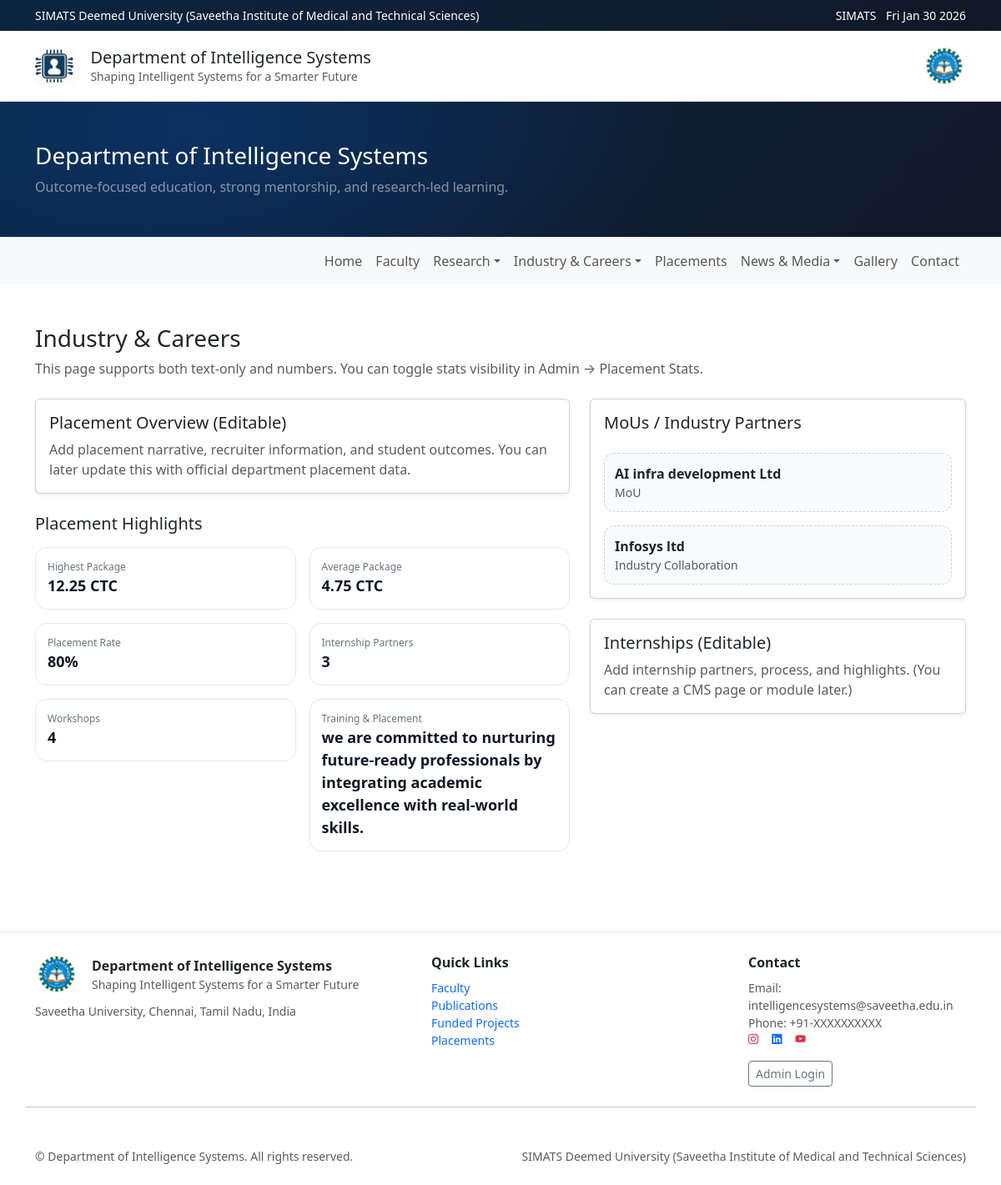
The app's page /placements with its own data.
### app/models.py (models this page shows)
class TimestampMixin:
    created_at = db.Column(db.DateTime, default=datetime.utcnow, nullable=False)
    updated_at = db.Column(db.DateTime, default=datetime.utcnow, onupdate=datetime.utcnow, nullable=False)

class SiteSettings(db.Model, TimestampMixin):
    id = db.Column(db.Integer, primary_key=True)
    dept_name = db.Column(db.String(255), default="Department of Intelligence Systems", nullable=False)
    university_name = db.Column(db.String(255), default="SIMATS Deemed University (Saveetha Institute of Medical and Technical Sciences)", nullable=False)
    tagline = db.Column(db.String(255), default="Shaping Intelligent Systems for a Smarter Future", nullable=False)
    hero_title = db.Column(db.String(255), default="Department of Intelligence Systems", nullable=False)
    hero_subtitle = db.Column(db.String(500), default="Outcome-focused education, strong mentorship, and research-led learning.", nullable=False)
    enquiry_email = db.Column(db.String(255), default="intelligencesystems@saveetha.edu.in", nullable=False)
    phone = db.Column(db.String(50), default="+91-XXXXXXXXXX", nullable=False)
    address = db.Column(db.Text, default="Saveetha University, Chennai, Tamil Nadu, India", nullable=False)
    google_map_embed = db.Column(db.Text, default="", nullable=True)
    banner_faculty = db.Column(db.String(500), nullable=True)
    banner_news = db.Column(db.String(500), nullable=True)
    banner_events = db.Column(db.String(500), nullable=True)

class PlacementStat(db.Model, TimestampMixin):
    id = db.Column(db.Integer, primary_key=True)
    label = db.Column(db.String(120), nullable=False)   # e.g., Highest Package
    value = db.Column(db.String(120), nullable=False)   # e.g., 18 LPA
    is_visible = db.Column(db.Boolean, default=True, nullable=False)

class MoU(db.Model, TimestampMixin):
    id = db.Column(db.Integer, primary_key=True)
    partner_name = db.Column(db.String(255), nullable=False)
    area = db.Column(db.String(255), default="Industry Collaboration", nullable=False)
    signed_on = db.Column(db.Date, nullable=True)
    logo_url = db.Column(db.String(500), default="", nullable=True)
    is_published = db.Column(db.Boolean, default=True, nullable=False)

### app/blueprints/public/routes.py (the view)
@public_bp.get("/placements")
def placements():
    settings = get_settings()
    stats = PlacementStat.query.filter_by(is_visible=True).all()
    mous = MoU.query.filter_by(is_published=True).all()
    return render_template("public/placements.html", settings=settings, stats=stats, mous=mous)

### app/blueprints/public/routes.py (called while the page is built)
def get_settings():
    s = SiteSettings.query.first()
    if not s:
        s = SiteSettings()
        db.session.add(s)
        db.session.commit()
    return s

### app/templates/public/placements.html
{% extends "public/base.html" %}
{% block content %}
<section class="py-5">
  <div class="container">
    <h1 class="h3 mb-2">Industry & Careers</h1>
    <p class="text-muted mb-4">This page supports both text-only and numbers. You can toggle stats visibility in Admin → Placement Stats.</p>
    <div class="row g-4">
      <div class="col-lg-7">
        <div class="card shadow-sm">
          <div class="card-body">
            <h2 class="h5">Placement Overview (Editable)</h2>
            <p class="text-muted mb-0">
              Add placement narrative, recruiter information, and student outcomes. You can later update this with official department placement data.
            </p>
          </div>
        </div>
        <div class="mt-4">
          <h2 class="h5 mb-3">Placement Highlights</h2>
          <div class="row g-3">
            {% for s in stats %}
              <div class="col-md-6">
                <div class="stat-card stat-card-light">
                  <div class="stat-label">{{ s.label }}</div>
                  <div class="stat-value">{{ s.value }}</div>
                </div>
              </div>
            {% else %}
              <div class="col-12 text-muted">No stats yet. Add in Admin → Placement Stats.</div>
            {% endfor %}
          </div>
        </div>
      </div>
      <div class="col-lg-5">
        <div class="card shadow-sm">
          <div class="card-body">
            <h2 class="h5">MoUs / Industry Partners</h2>
            <div class="row g-3 mt-2">
              {% for m in mous %}
                <div class="col-12">
                  <div class="partner-tile">
                    <div class="fw-semibold">{{ m.partner_name }}</div>
                    <div class="text-muted small">{{ m.area }}</div>
                  </div>
                </div>
              {% else %}
                <div class="col-12 text-muted">No MoUs yet. Add in Admin → MoUs.</div>
              {% endfor %}
            </div>
          </div>
        </div>
        <div class="card shadow-sm mt-4">
          <div class="card-body">
            <h2 class="h5">Internships (Editable)</h2>
            <p class="text-muted mb-0">
              Add internship partners, process, and highlights. (You can create a CMS page or module later.)
            </p>
          </div>
        </div>
      </div>
    </div>
  </div>
</section>
{% endblock %}

### app/templates/public/base.html (shortened to what this page needs)
<!doctype html>
<html lang="en">
<head>
  <link href="https://cdn.jsdelivr.net/npm/bootstrap@5.3.3/dist/css/bootstrap.min.css" rel="stylesheet">
  <link rel="stylesheet" href="https://cdn.jsdelivr.net/npm/bootstrap-icons@1.11.3/font/bootstrap-icons.css">
  <link rel="stylesheet" href="{{ url_for('static', filename='css/site.css') }}">
</head>
<body>
  <div class="topbar py-2">
    <div class="container d-flex align-items-center justify-content-between small">
      <div class="text-white">
        {{ settings.university_name }}
      </div>
      <div class="text-white">
        <span class="me-2">SIMATS</span>
        <span id="date"></span>
      </div>
    </div>
  </div>
<header class="site-header border-bottom bg-white">
  <div class="container py-3 d-flex align-items-center justify-content-between gap-3 flex-wrap">
    <div class="d-flex align-items-center gap-3">
      <img src="{{ url_for('static', filename='images/dept_logo.png') }}" class="logo dept-logo" alt="Department logo" />
      <div>
        <div class="h5 mb-0">{{ settings.dept_name }}</div>
        <div class="text-muted small">{{ settings.tagline }}</div>
      </div>
    </div>
    <img src="{{ url_for('static', filename='images/simats_logo.png') }}" class="logo simats-logo" alt="SIMATS logo" />
  </div>
</header>
{% block hero %}
  {% if header_image %}
    <section class="page-hero" style="--hero-bg: url('{{ header_image }}');">
      <div class="page-hero-overlay">
        <div class="container py-5">
          <h1 class="h3 text-white mb-0">
            {{ header_title or (page.title if page else settings.hero_title) }}
          </h1>
          {% if header_subtitle %}
            <div class="text-white-50 mt-2">{{ header_subtitle }}</div>
          {% else %}
            <div class="text-white-50 mt-2">{{ settings.hero_subtitle }}</div>
          {% endif %}
        </div>
      </div>
    </section>
  {% else %}
    <section class="hero">
      <div class="container py-5">
        <h1 class="h3 mb-2">
          {{ header_title or (page.title if page else settings.hero_title) }}
        </h1>
        <div class="text-white-50">
          {{ header_subtitle or settings.hero_subtitle }}
        </div>
      </div>
    </section>
  {% endif %}
{% endblock %}
<nav class="navbar navbar-expand-lg navbar-light bg-light border-top">
  <div class="container">
    <div class="collapse navbar-collapse" id="mainNav">
      <ul class="navbar-nav ms-auto mb-2 mb-lg-0">
        <li class="nav-item">
          <a class="nav-link" href="{{ url_for('public.home') }}">Home</a>
        </li>
        <li class="nav-item">
          <a class="nav-link" href="{{ url_for('public.faculty') }}">Faculty</a>
        </li>
        <li class="nav-item dropdown">
          <a class="nav-link dropdown-toggle" href="#" role="button" data-bs-toggle="dropdown">Research</a>
        </li>
        <li class="nav-item dropdown">
          <a class="nav-link dropdown-toggle" href="#" role="button" data-bs-toggle="dropdown">Industry &amp; Careers</a>
        </li>
        <li class="nav-item">
          <a class="nav-link" href="/p/student-placements">Placements</a>
        </li>
        <li class="nav-item dropdown">
          <a class="nav-link dropdown-toggle" href="#" role="button" data-bs-toggle="dropdown">News &amp; Media</a>
        </li>
        <li class="nav-item">
          <a class="nav-link" href="{{ url_for('public.gallery') }}">Gallery</a>
        </li>
        <li class="nav-item">
          <a class="nav-link" href="{{ url_for('public.contact') }}">Contact</a>
        </li>
      </ul>
    </div>
  </div>
</nav>
  <main>
    {% block content %}{% endblock %}
  </main>
  <footer class="footer mt-5">
    <div class="container py-4">
      <div class="row g-4 align-items-start">
        <div class="col-md-5">
          <div class="d-flex align-items-center gap-3 mb-2">
            <img src="{{ url_for('static', filename='images/simats_logo.png') }}" class="logo simats-logo" alt="SIMATS logo" />
            <div>
              <div class="fw-semibold">{{ settings.dept_name }}</div>
              <div class="text-muted small">{{ settings.tagline }}</div>
            </div>
          </div>
          <div class="text-muted small">
            {{ settings.address }}
          </div>
        </div>
        <div class="col-md-4">
          <div class="fw-semibold mb-2">Quick Links</div>
          <ul class="list-unstyled small">
            <li><a href="{{ url_for('public.faculty') }}">Faculty</a></li>
            <li><a href="/p/publications">Publications</a></li>
            <li><a href="/p/funded-projects">Funded Projects</a></li>
            <li><a href="/p/student-placements">Placements</a></li>
          </ul>
        </div>
        <div class="col-md-3">
          <div class="fw-semibold mb-2">Contact</div>
            <div class="small text-muted">
              Email: {{ settings.enquiry_email }}<br>
              Phone: {{ settings.phone }}
			  <div class="d-flex flex-wrap gap-3 small">
				  <a href="https://www.instagram.com/p/DTxC6XtiFy9/?igsh=eHV4bzBmcDVkOGho"
					target="_blank" class="text-danger" aria-label="Instagram">
					<i class="bi bi-instagram"></i>
				  </a>
				  <a href="https://www.linkedin.com/in/intelligence-systems-932a313a7/"
					target="_blank" class="text-primary" aria-label="LinkedIn">
					<i class="bi bi-linkedin"></i>
				  </a>
				  <a href="https://youtube.com/shorts/TXzXZDf28fo?si=qoRxmRSOcET-C2k5"
					target="_blank" class="text-danger" aria-label="YouTube">
					<i class="bi bi-youtube"></i>
				  </a>
             </div>
				<div class="mt-3">
				  <a class="btn btn-outline-secondary btn-sm" href="/admin">Admin Login</a>
				</div>
        </div>
      </div>
    <hr class="my-4">
    <div class="d-flex flex-column flex-md-row justify-content-between small text-muted">
      <div>© {{ current_year }} {{ settings.dept_name }}. All rights reserved.</div>
      <div>{{ settings.university_name }}</div>
    </div>
  </div>
</footer>
</body>
</html>

### app/static/css/site.css (style rules this page uses)
:root { --navy:#0A2540; --blue:#0B5ED7; --gold:#F5C542; --bg:#F3F4F6; }
.topbar { background: linear-gradient(90deg, var(--navy), #111827); }
.logo { height: 48px; width: auto; }
.dept-logo { height: 44px; }
.simats-logo { height: 52px; }
.hero { position: relative; z-index: 1; background: radial-gradient(1200px 600px at 20% 20%, rgba(11,94,215,.25), transparent 50%), linear-gradient(135deg, var(--navy), #111827); color: white; }
.stat-card { border: 1px solid rgba(255,255,255,.15); border-radius: 14px; padding: 14px; background: rgba(255,255,255,.08); }
.stat-card-light { background: white; border: 1px solid #e5e7eb; }
.stat-label { font-size: 12px; color: rgba(255,255,255,.7); }
.stat-card-light .stat-label { color: #6b7280; }
.stat-value { font-size: 18px; font-weight: 700; color: white; }
.stat-card-light .stat-value { color: #111827; }
.partner-tile { border: 1px dashed #cbd5e1; border-radius: 12px; padding: 12px; background: #f8fafc; }
.footer { background: white; border-top: 1px solid #e5e7eb; }
.footer a { text-decoration: none; }
.bi-instagram, .bi-linkedin, .bi-youtube { transition: transform 0.2s ease, opacity 0.2s ease; }

### records on screen
SiteSettings: university_name "SIMATS Deemed University (Saveetha Institute of Medical and Technical Sciences)", dept_name "Department of Intelligence Systems", tagline "Shaping Intelligent Systems for a Smarter Future", hero_title "Department of Intelligence Systems", hero_subtitle "Outcome-focused education, strong mentorship, and research-led learning.", address "Saveetha University, Chennai, Tamil Nadu, India", enquiry_email "intelligencesystems@saveetha.edu.in", phone "+91-XXXXXXXXXX"
PlacementStat: label "Highest Package", value "12.25 CTC"
PlacementStat: label "Average Package", value "4.75 CTC"
PlacementStat: label "Placement Rate", value "80%"
PlacementStat: label "Internship Partners", value "3"
PlacementStat: label "Workshops", value "4"
PlacementStat: label "Training & Placement", value "we are committed to nurturing future-ready professionals by integrating academic excellence with real-world skills."
MoU: partner_name "AI infra development Ltd", area "MoU"
MoU: partner_name "Infosys ltd", area "Industry Collaboration"
